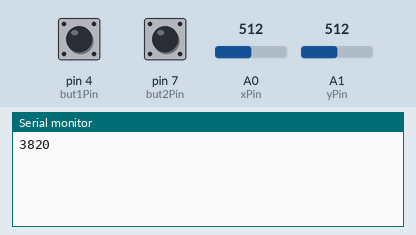
This sketch was run on a simulated Arduino Uno, built with avr-gcc and run on an emulated ATmega328P. Parts: the last lines printed to the serial monitor. Inputs (shaded band) come from the test bench; at power-on: A0 (xPin) = 512, A1 (yPin) = 512, pin 4 (but1Pin) LOW, pin 7 (but2Pin) LOW.

Above: at 1.2 s.
1.3 s: A0 (xPin) set to 716
At 2.0 s:
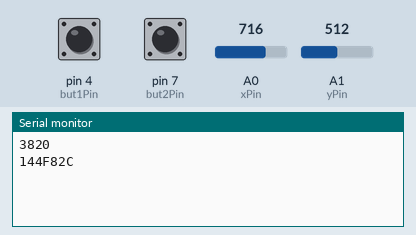
2.8 s: A1 (yPin) set to 716
At 3.1 s:
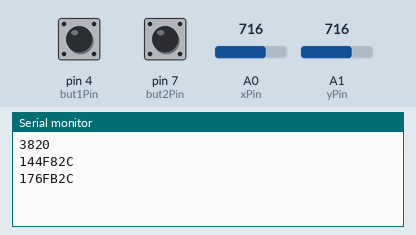
4.3 s: pin 4 (but1Pin) pulled HIGH for 0.15 s
At 5.0 s:
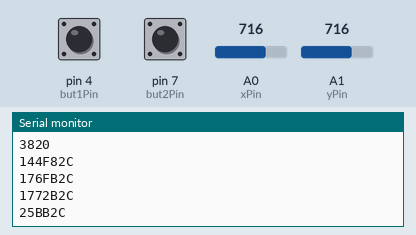
5.9 s: pin 7 (but2Pin) pulled HIGH for 0.15 s
At 7.2 s:
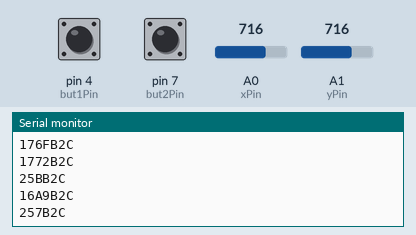
7.5 s: pin 4 (but1Pin) pulled HIGH for 1 s
At 9.7 s:
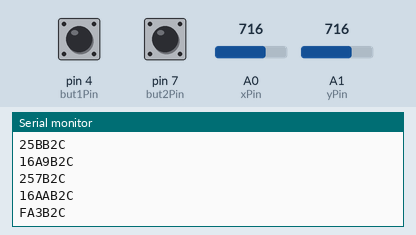
10.0 s: pin 7 (but2Pin) pulled HIGH for 1 s
At 11.8 s:
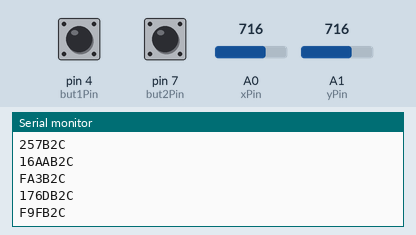

Measured:
- after the input at 1.3 s, the serial monitor: prints a new line at once (image 1)
- after the input at 2.8 s, the serial monitor: prints a new line at once (image 2)
- after the input at 4.3 s, the serial monitor: prints a new line at once (image 3)
- after the input at 5.9 s, the serial monitor: prints a new line at once (image 4)
- after the input at 7.5 s, the serial monitor: prints a new line at once (image 5)
- after the input at 10.0 s, the serial monitor: prints a new line at once (image 6)

The sketch:

joystick.ino
```cpp
int xPin = A0;
int yPin = A1;
int but1Pin = 4;
int but2Pin = 7;

int xVal = 0;
int yVal = 0;
int xPrevVal = 0;
int yPrevVal = 0;

boolean but1State = 1;
boolean but2State = 1;
boolean but1PrevState = 1;
boolean but2PrevState = 1;

unsigned long time1;
unsigned long time2;

unsigned long msg;

void setup() {
  Serial.begin(9600);
  time1 = millis();
}

void loop() {
  xVal = analogRead(xPin);
  yVal = analogRead(yPin);

  // ADC provides a 10-bit value, but only upper 6 bits are reliable due to joystick hardware
  // Without discarding the lower bits, we will get varied readings even when physical position is unchanged
  xVal = xVal >> 4;
  yVal = yVal >> 4;

  // In order to provide high frequency output, we use hardware debouncing
  but1State = digitalRead(but1Pin);
  but2State = digitalRead(but2Pin);

  if ((xVal != xPrevVal) |
      (yVal != yPrevVal) |
      (but1State != but1PrevState) |
      (but2State != but2PrevState)) {
    time2 = millis() - time1;
    msg = makeMsg(xVal, yVal, but1State, but2State, time2);

    /*
    Serial.print("time=");
    Serial.print(time2);
    Serial.print(", x=");
    Serial.print(xVal);
    Serial.print(", y=");
    Serial.print(yVal);
    Serial.print(", but1=");
    Serial.print(! but1State);
    Serial.print(", but2=");
    Serial.print(! but2State);
    Serial.print(", msg=");
    */
    Serial.println(msg, HEX);
    time1 = millis();

    xPrevVal = xVal;
    yPrevVal = yVal;
    but1PrevState = but1State;
    but2PrevState = but2State;
  }
}

unsigned long makeMsg(int xVal, int yVal, boolean but1State, boolean but2State, unsigned long time2) {
  unsigned long msg = time2 << 14; // discard upper 14 bits of time
  msg += ((! but2State) << 13); // inverted logic
  msg += ((! but1State) << 12); // inverted logic
  msg += (yVal << 6);
  msg += xVal;
  return msg;
}
```
